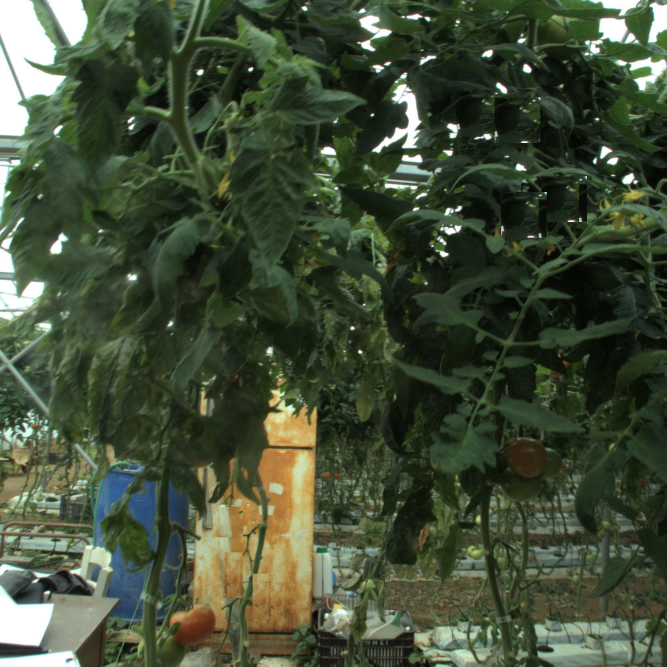
#> input picture notebook/data/tomato_farm.jpg, 2000 x 2000 px (shown at 1/3 size)
$ python visulization.py
#> lines starting #> are read from the running program, lines starting #| are printed output that depends on the picture
from pathlib import Path

def visualize_bbox(
    image_path: str,
    bbox: list,
    out_path: str = "semi_ripe_visualization.png",
    label: str = "semi-ripe tomato",
    conf: float = 1.0,
):
#> called with image_path = 'data/tomato_farm.jpg', out_path = 'semi_ripe_visualization.png', label = 'semi-ripe tomato', conf = 1
    import cv2

    img = cv2.imread(image_path)
#> img is the input picture: shape (2000, 2000, 3); mean B, G, R 55.9, 78.2, 66.6
    if img is None:
        raise FileNotFoundError(f"Failed to read image: {image_path}")

    x1, y1, x2, y2 = map(int, bbox)

    # bbox 그리기
    cv2.rectangle(img, (x1, y1), (x2, y2), (0, 255, 0), 4)

    # 라벨 텍스트
    text = f"{label} ({conf:.3f})"
    (tw, th), baseline = cv2.getTextSize(text, cv2.FONT_HERSHEY_SIMPLEX, 0.9, 2)

    # 텍스트 배경 박스 (이미지 밖으로 나가지 않게)
    tx = x1
    ty = max(y1 - 10, th + 10)
    cv2.rectangle(img, (tx, ty - th - baseline), (tx + tw + 10, ty + baseline), (0, 255, 0), -1)
    cv2.putText(img, text, (tx + 5, ty - 5), cv2.FONT_HERSHEY_SIMPLEX, 0.9, (0, 0, 0), 2)
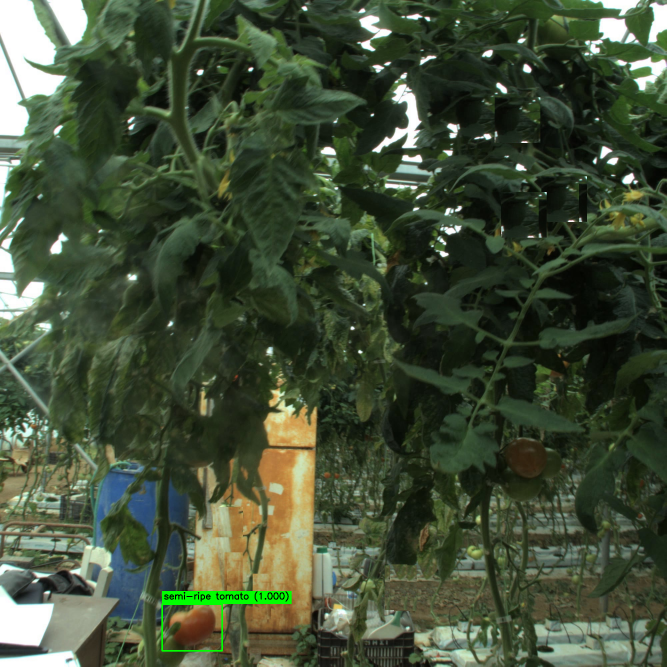
#> img: shape (2000, 2000, 3) (shown at 1/3 size); mean B, G, R 55.6, 78.7, 66.1

    # 저장
    cv2.imwrite(out_path, img)
    print(f"[Saved] {out_path}")
    return out_path


if __name__ == "__main__":
    # 네 결과를 그대로 넣으면 됨
    visualize_bbox(
        image_path="data/tomato_farm.jpg",
        bbox=[486, 1812, 666, 1952],
        out_path="semi_ripe_visualization.png",
        label="semi-ripe tomato",
        conf=1.0,
    )
